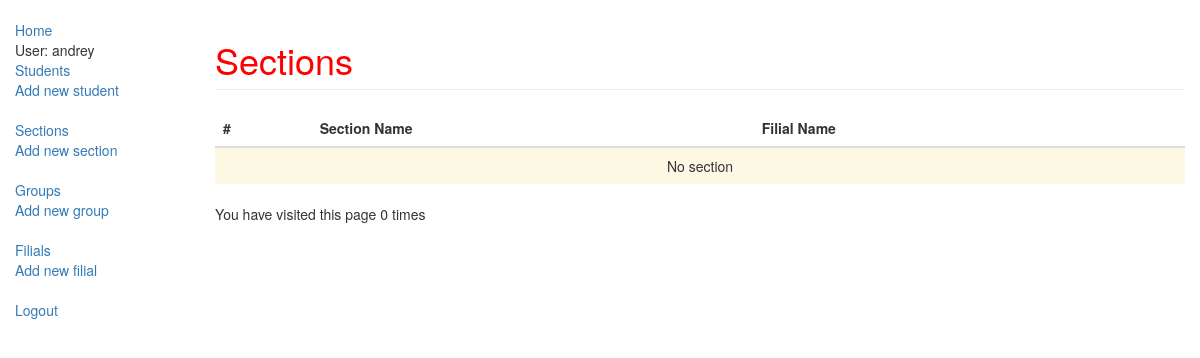
/index/sections/ (signed in), run on an earlier commit of the app's database.
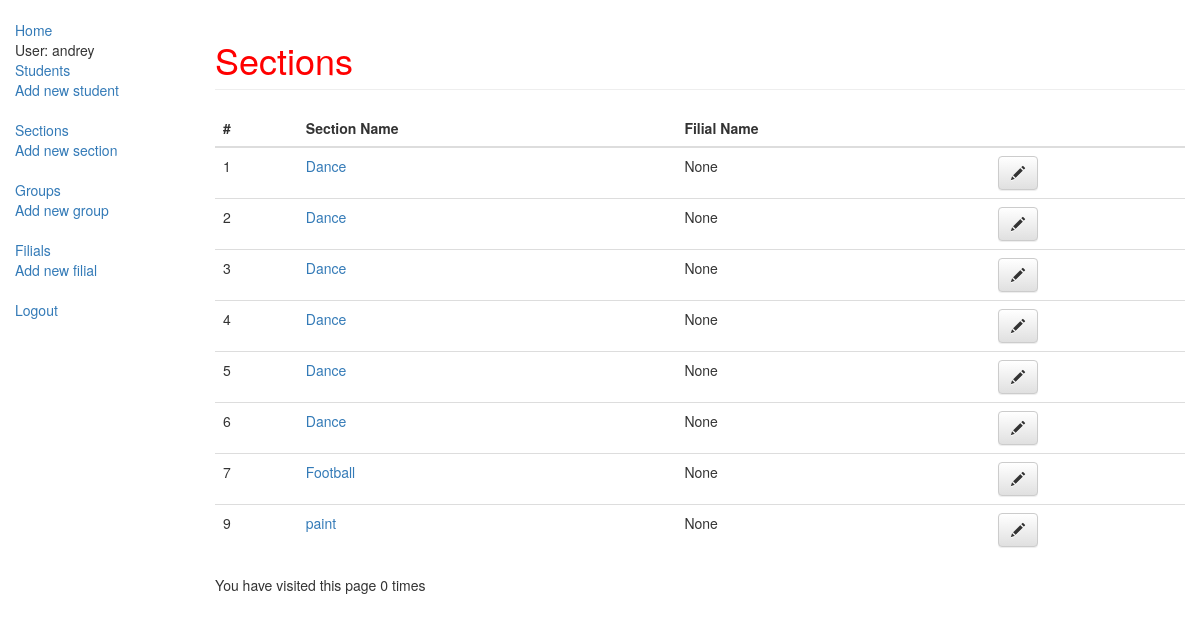
And on a later commit of the database.
### observer/models.py (models this page shows, shortened)
class Section(models.Model):
    name = models.CharField(max_length=20, help_text="Enter a section name")
    owner = models.ForeignKey(User, on_delete=models.SET_NULL, null=True, blank=True)
    filial = models.ForeignKey('Filial', on_delete=models.SET_NULL, null=True, blank=True)
    class Meta:
        ordering = ["name"]

### observer/views.py (the view)
# urls.py: path('sections/', views.section_list, name="sections_list"),
@login_required()
def section_list(request):
    sections = Section.objects.filter(owner=request.user)
    num_visits = request.session.get('num_visits',0)
    request.session['num_visits'] = num_visits + 1
    return render(
        request,
        'observer/section_list.html',
        {'sections': sections, 'num_visits': num_visits}
    )

### observer/templates/observer/section_list.html (shortened to what this page needs)
{% extends "observer/base_generic.html" %}
{% block content %}
<h1 class="page-header">
    Sections
</h1>
<table class="table" id="student-table">
    <thead>
        <tr>
            <th>#</th>
            <th>Section Name</th>
            <th>Filial Name</th>
            <th></th>
        </tr>
    </thead>
    <tbody>
        {% for section in sections %}
        <tr>
            <td>{{section.id}}</td>
            <td><a href="{% url 'section_detail' pk=section.pk %}">{{section.name}}</a></td>
            <td>{{section.filial}}</td>
            <td><a class="btn btn-default" href="{% url 'edit_section' pk=section.pk %}"><span class="glyphicon glyphicon-pencil"></span></a></td>
        </tr>
        {% empty %}
        <tr>
            <td colspan="7" class="text-center bg-warning">No section</td>
        </tr>
        {% endfor %}
    </tbody>
</table>
<p>You have visited this page {{num_visits}} times</p>
{% endblock %}

What changed in the data, as far as the page shows it:
added Section: id "1", name "Dance", filial "None"
added Section: id "2", name "Dance", filial "None"
added Section: id "3", name "Dance", filial "None"
added Section: id "4", name "Dance", filial "None"
added Section: id "5", name "Dance", filial "None"
added Section: id "6", name "Dance", filial "None"
added Section: id "7", name "Football", filial "None"
added Section: id "9", name "paint", filial "None"
Also different on the page:
text no longer shown: "No section"
